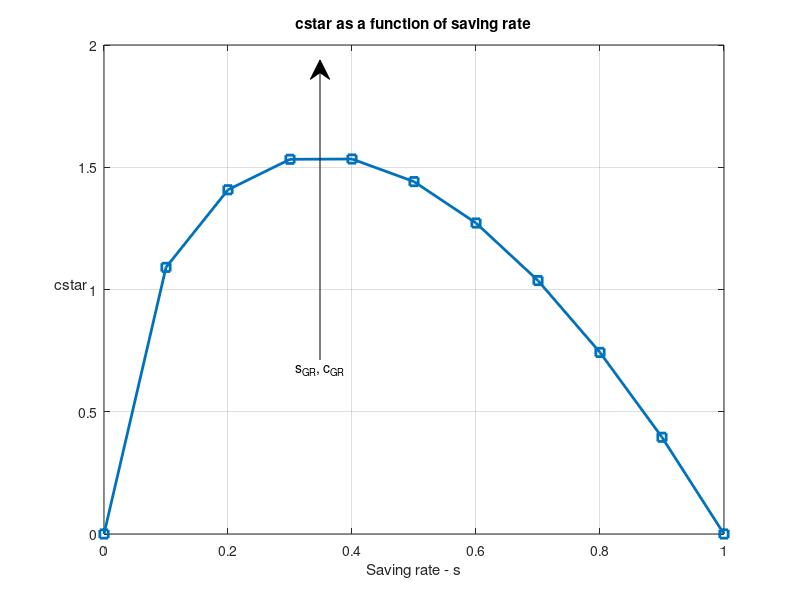

This figure's MATLAB source:
%% Solow-Swan(Neoclassical) Growth Model
clear all;clc;
% define parameters
A = 1; % total factor productivity
alpha = 0.35; % capital share
delta = 0.05; % depreciation rate
n = 0.02 ; % population growth rate
s = 0:.1:1; % grid of savings

%% Steady state values
kstar = ((s*A)/(n+delta)).^(1/(1-alpha));
ystar = A*kstar.^alpha;
cstar = (1-s).*ystar;

%% plot figure of golden rule
figure
grid on
set(gca,'fontsize',12)
plot(s,cstar,'-s','LineWidth',2)
title('cstar as a function of saving rate')
xlabel('Saving rate - s')
ylabel('cstar','Rotation',0)
x = [0.4 0.4];
y = [0.4 0.9];
annotation('textarrow',x,y,'String','s_G_R, c_G_R')
grid on
